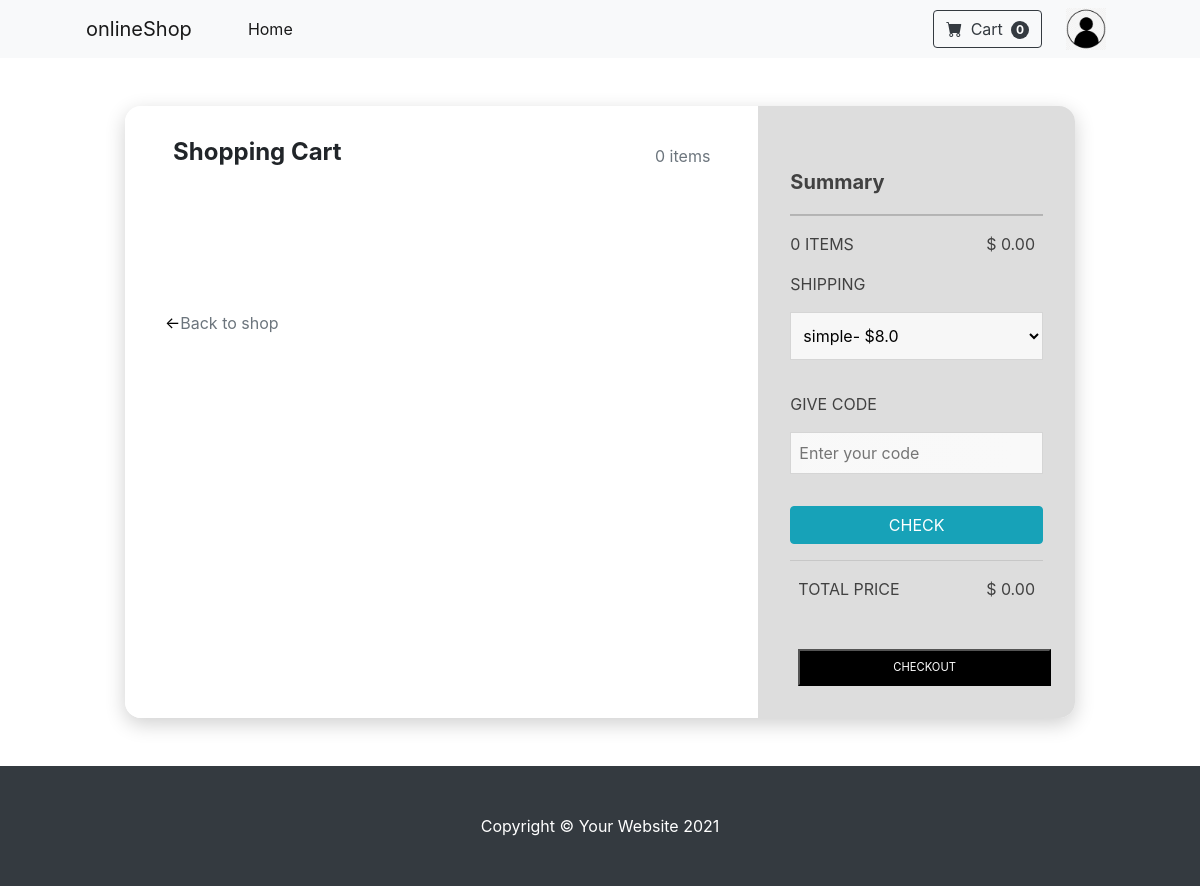
Page /cart/ (signed in) on the committed database.
### blog/models.py (models this page shows)
class Order(models.Model):
    customer = models.ForeignKey(Customer, on_delete=models.SET_NULL, null=True, blank=True)
    date_orderd = models.DateTimeField(auto_now_add=True)
    coplete = models.BooleanField(default=False)
    transaction_id = models.CharField(max_length=100, null=True, blank=True)
    coupons = models.ForeignKey(Coupon, on_delete=models.SET_NULL, blank=True, null=True)
    @property
    def get_total_products(self):
        orderItems = self.orderitem_set.all()
        total = sum([item.quantity for item in orderItems])
        return total
    @property
    def get_total_price(self):
        orderItems = self.orderitem_set.all()
        total = sum([item.get_total_price for item in orderItems])
        return total
    @property
    def get_last_total_price(self):
        total = self.get_total_price
        if self.coupons:
            total -= self.coupons.discount
        if total < 0:
            total = 0
        return total

### blog/views.py (the view, shortened to what this page needs)
# urls.py: path('cart/', views.cart, name='cart'),
def cart(request):
    if request.user.is_authenticated:
        customer = request.user.customer
        order, created = Order.objects.get_or_create(customer=customer, coplete=False)
        items = OrderItem.objects.filter(order=order)
        delivery = Delivery.objects.filter(active=True)
    order_items_count = order.get_total_products
    context = {
        'items': items,
        'order': order,
        'order_items_count': order_items_count,
        'delivery': delivery,
    }
    return render(request, 'blog/partials/cart.html', context)

### blog/templates/blog/partials/cart.html (shortened to what this page needs)
{% extends 'blog/parents/base.html' %}
{% block head %}
    <link rel="stylesheet" href="https://cdn.jsdelivr.net/npm/bootstrap@4.6.1/dist/css/bootstrap.min.css"
>
{% endblock %}
{% block content %}
    <div class="card my-5">
        <div class="row">
            <div class="col-md-8 cart">
                <div class="title">
                    <div class="row">
                        <div class="col">
                            <h4><b>Shopping Cart</b></h4>
                        </div>
                        <div class="col align-self-center text-right text-muted">{{ order.get_total_products }} items
                        </div>
                    </div>
                </div>
                <a href="{% url 'blog:home' %}">
                    <div class="back-to-shop">&leftarrow;<span class="text-muted">Back to shop</span></div>
                </a>
            </div>
            <div class="col-md-4 summary">
                <div>
                    <h5><b>Summary</b></h5>
                </div>
                <hr>
                <div class="row">
                    <div class="col" style="padding-left:0;">{{ order.get_total_products }} ITEMS</div>
                    <div class="col text-right">$ {{ order.get_total_price|floatformat:2 }}</div>
                </div>
                <form method="POST">
                    <p>SHIPPING</p>
                    <select name="delivery">
                        {% for item in delivery %}
                            <option class="text-muted">{{ item.name }}- ${{ item.price }}</option>
                        {% endfor %}
                    </select>
                    <p>GIVE CODE</p> <input type="text" id="code" placeholder="Enter your code" name="code">
                    <button type="submit" class="btn btn-block btn-info">CHECK</button>
                </form>
                <div class="row" style="border-top: 1px solid rgba(0,0,0,.1); padding: 2vh 0;">
                    <div class="col">TOTAL PRICE</div>
                    <div class="col text-right">$ {{ order.get_last_total_price|floatformat:2 }}</div>
                </div>
                <a href="{% if order_items_count == 0 %}{% url 'blog:cart' %} {% else %}{% url 'blog:checkout' %}{% endif %}">
                    <button id="btn">CHECKOUT</button>
                </a>
            </div>
        </div>
    </div>
{% endblock %}

### blog/templates/blog/partials/cart.html (style rules this page uses)
a { text-decoration: none; }
.title { margin-bottom: 5vh }
.card { margin: auto; max-width: 950px; width: 90%; box-shadow: 0 6px 20px 0 rgba(0, 0, 0, 0.19); border-radius: 1rem; border: transparent }
.cart { background-color: #fff; padding: 4vh 5vh; border-bottom-left-radius: 1rem; border-top-left-radius: 1rem }
.summary { background-color: #ddd; border-top-right-radius: 1rem; border-bottom-right-radius: 1rem; padding: 4vh; color: rgb(65, 65, 65) }
.row { margin: 0 }
.title b { font-size: 1.5rem }
.col-2, .col { padding: 0 1vh }
a { padding: 0 1vh }
.back-to-shop { margin-top: 4.5rem }
h5 { margin-top: 4vh }
hr { margin-top: 1.25rem }
form { padding: 2vh 0 }
select { border: 1px solid rgba(0, 0, 0, 0.137); padding: 1.5vh 1vh; margin-bottom: 4vh; outline: none; width: 100%; background-color: rgb(247, 247, 247) }
input { border: 1px solid rgba(0, 0, 0, 0.137); padding: 1vh; margin-bottom: 4vh; outline: none; width: 100%; background-color: rgb(247, 247, 247) }
#btn { background-color: #000; border-color: #000; color: white; width: 100%; font-size: 0.7rem; margin-top: 4vh; padding: 1vh; border-radius: 0 }
a { color: black }
#code { background-image: linear-gradient(to left, rgba(255, 255, 255, 0.253), rgba(255, 255, 255, 0.185)), url("https://img.icons8.com/small/16/000000/long-arrow-right.png"); background-repeat: no-repeat; background-position-x: 95%; background-position-y: center }

### rows in the picture
Order: get_total_products "0", get_total_price "0.00", get_last_total_price "0.00"

### other values in the picture
{{ order_items_count }} "0"
form field delivery "simple- $8.0"
